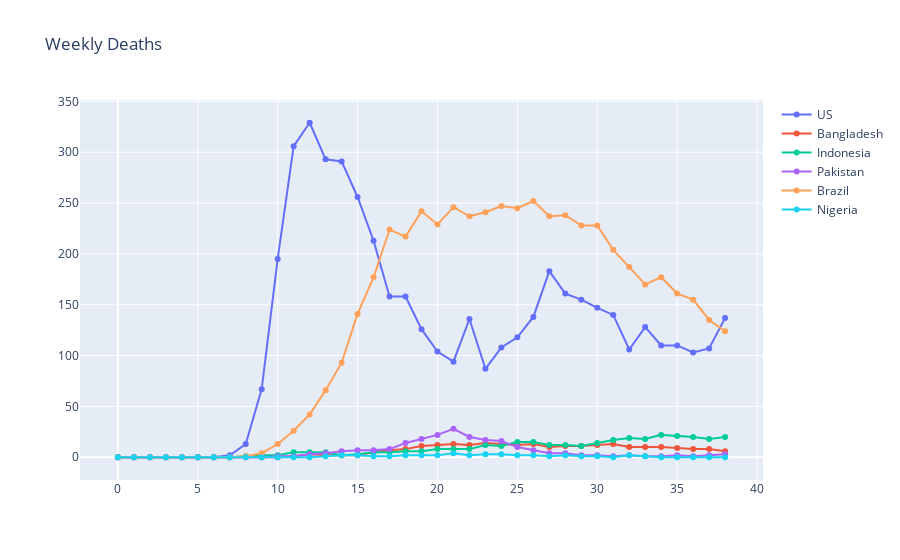

Notebook source saved alongside this figure:
### Code cell
trace0 = go.Scatter(x=WeeklyUS_deaths.index, y=WeeklyUS_deaths["UnitedStates"], 
                    name="US", 
                    mode="lines+markers") 

trace1 = go.Scatter(x=WeeklyCountries_deaths.index, y=WeeklyCountries_deaths["Bangladesh"], 
                    name="Bangladesh", 
                    mode="lines+markers")  

trace2 = go.Scatter(x=WeeklyCountries_deaths.index, y=WeeklyCountries_deaths["Indonesia"], 
                    name="Indonesia", 
                    mode="lines+markers") 

trace3 = go.Scatter(x=WeeklyCountries_deaths.index, y=WeeklyCountries_deaths["Pakistan"], 
                    name="Pakistan", 
                    mode="lines+markers") 

trace4 = go.Scatter(x=WeeklyCountries_deaths.index, y=WeeklyCountries_deaths["Brazil"], 
                    name="Brazil", 
                    mode="lines+markers") 

trace5 = go.Scatter(x=WeeklyCountries_deaths.index, y=WeeklyCountries_deaths["Nigeria"], 
                    name="Nigeria", 
                    mode="lines+markers")

mydata = go.Data([trace0, trace1,trace2, trace3,trace4,trace5])

mylayout = go.Layout(
    title="Weekly Deaths"
)

fig = go.Figure(data=mydata, layout=mylayout)

plotly.offline.iplot(fig, filename = '')

### Figure 1 — Plotly figure (JSON) as saved in the notebook; plotly's stock layout.template omitted (floating-point values rounded to 4 significant figures)
{"data": [{"mode": "lines+markers", "name": "US", "type": "scatter", "x": [0, 1, 2, 3, 4, 5, 6, 7, 8, 9, 10, 11, 12, 13, 14, 15, 16, 17, 18, 19, 20, 21, 22, 23, 24, 25, 26, 27, 28, 29, 30, 31, 32, 33, 34, 35, 36, 37, 38], "y": [0, 0, 0, 0, 0, 0, 0, 2, 13, 67, 195, 306, 329, 293, 291, 256, 213, 158, 158, 126, 104, 94, 136, 87, 108, 118, 138, 183, 161, 155, 147, 140, 106, 128, 110, 110, 103, 107, 137]}, {"mode": "lines+markers", "name": "Bangladesh", "type": "scatter", "x": [0, 1, 2, 3, 4, 5, 6, 7, 8, 9, 10, 11, 12, 13, 14, 15, 16, 17, 18, 19, 20, 21, 22, 23, 24, 25, 26, 27, 28, 29, 30, 31, 32, 33, 34, 35, 36, 37, 38], "y": [0, 0, 0, 0, 0, 0, 0, 0, 0, 0, 0, 1, 3, 2, 2, 2, 5, 7, 8, 11, 12, 13, 12, 14, 13, 12, 13, 10, 11, 11, 12, 13, 10, 10, 10, 9, 8, 8, 6]}, {"mode": "lines+markers", "name": "Indonesia", "type": "scatter", "x": [0, 1, 2, 3, 4, 5, 6, 7, 8, 9, 10, 11, 12, 13, 14, 15, 16, 17, 18, 19, 20, 21, 22, 23, 24, 25, 26, 27, 28, 29, 30, 31, 32, 33, 34, 35, 36, 37, 38], "y": [0, 0, 0, 0, 0, 0, 0, 0, 1, 2, 2, 5, 5, 5, 2, 3, 5, 5, 6, 6, 8, 8, 8, 12, 11, 15, 15, 12, 12, 11, 14, 17, 19, 18, 22, 21, 20, 18, 20]}, {"mode": "lines+markers", "name": "Pakistan", "type": "scatter", "x": [0, 1, 2, 3, 4, 5, 6, 7, 8, 9, 10, 11, 12, 13, 14, 15, 16, 17, 18, 19, 20, 21, 22, 23, 24, 25, 26, 27, 28, 29, 30, 31, 32, 33, 34, 35, 36, 37, 38], "y": [0, 0, 0, 0, 0, 0, 0, 0, 0, 0, 1, 1, 3, 4, 6, 7, 7, 8, 14, 18, 22, 28, 20, 17, 16, 10, 7, 4, 4, 2, 2, 1, 2, 1, 1, 2, 1, 2, 3]}, {"mode": "lines+markers", "name": "Brazil", "type": "scatter", "x": [0, 1, 2, 3, 4, 5, 6, 7, 8, 9, 10, 11, 12, 13, 14, 15, 16, 17, 18, 19, 20, 21, 22, 23, 24, 25, 26, 27, 28, 29, 30, 31, 32, 33, 34, 35, 36, 37, 38], "y": [0, 0, 0, 0, 0, 0, 0, 0, 1, 4, 13, 26, 42, 66, 93, 141, 177, 224, 217, 242, 229, 246, 237, 241, 247, 245, 252, 237, 238, 228, 228, 204, 187, 170, 177, 161, 155, 135, 124]}, {"mode": "lines+markers", "name": "Nigeria", "type": "scatter", "x": [0, 1, 2, 3, 4, 5, 6, 7, 8, 9, 10, 11, 12, 13, 14, 15, 16, 17, 18, 19, 20, 21, 22, 23, 24, 25, 26, 27, 28, 29, 30, 31, 32, 33, 34, 35, 36, 37, 38], "y": [0, 0, 0, 0, 0, 0, 0, 0, 0, 0, 0, 0, 0, 1, 2, 2, 1, 1, 2, 2, 2, 4, 2, 3, 3, 2, 2, 1, 2, 1, 1, 0, 2, 1, 0, 0, 0, 0, 0]}], "layout": {"title": {"text": "Weekly Deaths"}}}
